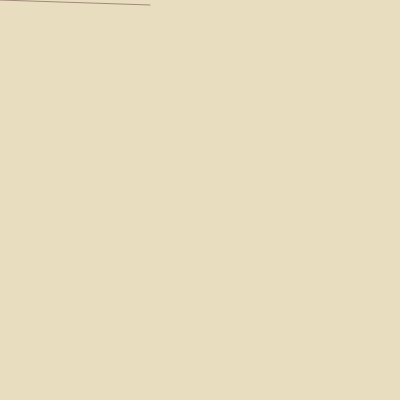
Frame 1 (no input)
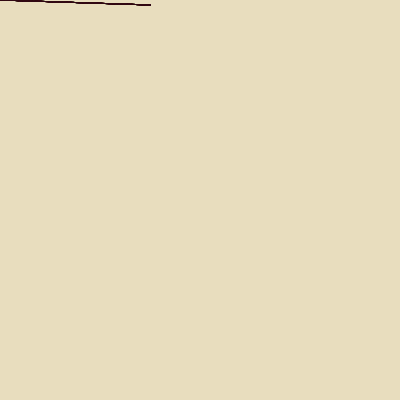
Frame 60 (no input)
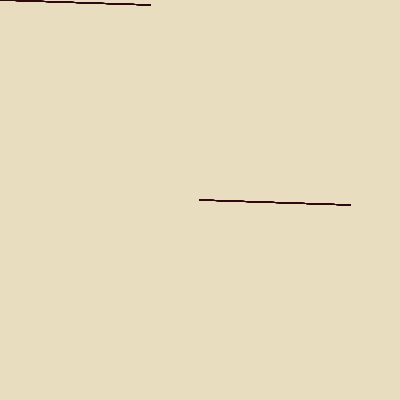
Frame 120 (the mouse pressed at the canvas centre since frame 60)

The p5.js sketch that drew these frames (run headless with seeded random() and noise() and a simulated clock; from frame 60 on, the mouse is pressed at the canvas centre):

// p5.js sketch
// ── sketch.js
function setup() {
  createCanvas(400, 400);
      background(232, 221, 190);
}

function draw() {

  stroke(50,10,20,100)
  line(mouseX,mouseY,mouseX+150,mouseY+5)
  
 
}
